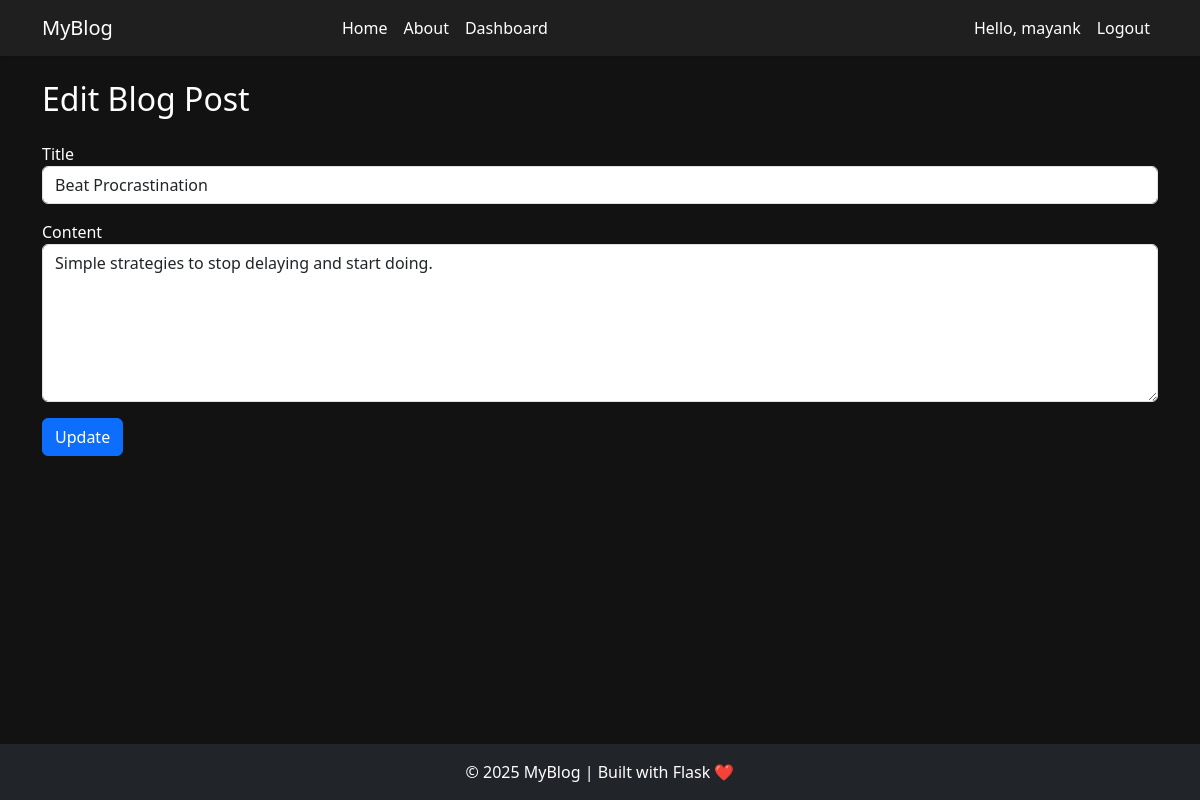
/post/edit/6 (signed in), run on the app's committed database.
### app.py (models this page shows)
class Post(db.Model):
    id = db.Column(db.Integer, primary_key=True)
    title = db.Column(db.String(150), nullable=False)
    content = db.Column(db.Text, nullable=False)
    user_id = db.Column(db.Integer, db.ForeignKey('user.id'), nullable=False)

### app.py (the view)
@app.route('/post/edit/<int:id>', methods=['GET', 'POST'])
def edit_post(id):
    post = Post.query.get_or_404(id)
    if post.user_id != session.get('user_id'):
        flash("You are not authorized to edit this post.")
        return redirect('/dashboard')
    if request.method == 'POST':
        post.title = request.form['title']
        post.content = request.form['content']
        db.session.commit()
        return redirect('/dashboard')
    return render_template('edit_post.html', post=post)

### templates/edit_post.html (shortened to what this page needs)
{% extends 'base.html' %}
{% block content %}
<h2 class="mb-4">Edit Blog Post</h2>
<form method="POST">
  <div class="mb-3">
    <label>Title</label>
    <input type="text" name="title" class="form-control" value="{{ post.title }}" required>
  </div>
  <div class="mb-3">
    <label>Content</label>
    <textarea name="content" class="form-control" rows="6" required>{{ post.content }}</textarea>
  </div>
  <button type="submit" class="btn btn-primary">Update</button>
</form>
{% endblock %}

### templates/base.html (style rules this page uses)
body { background-color: #121212; color: #ffffff; }

### data on the page
Post: title "Beat Procrastination", content "Simple strategies to stop delaying and start doing."

### other printed values
{{ session['username'] }} "mayank"
